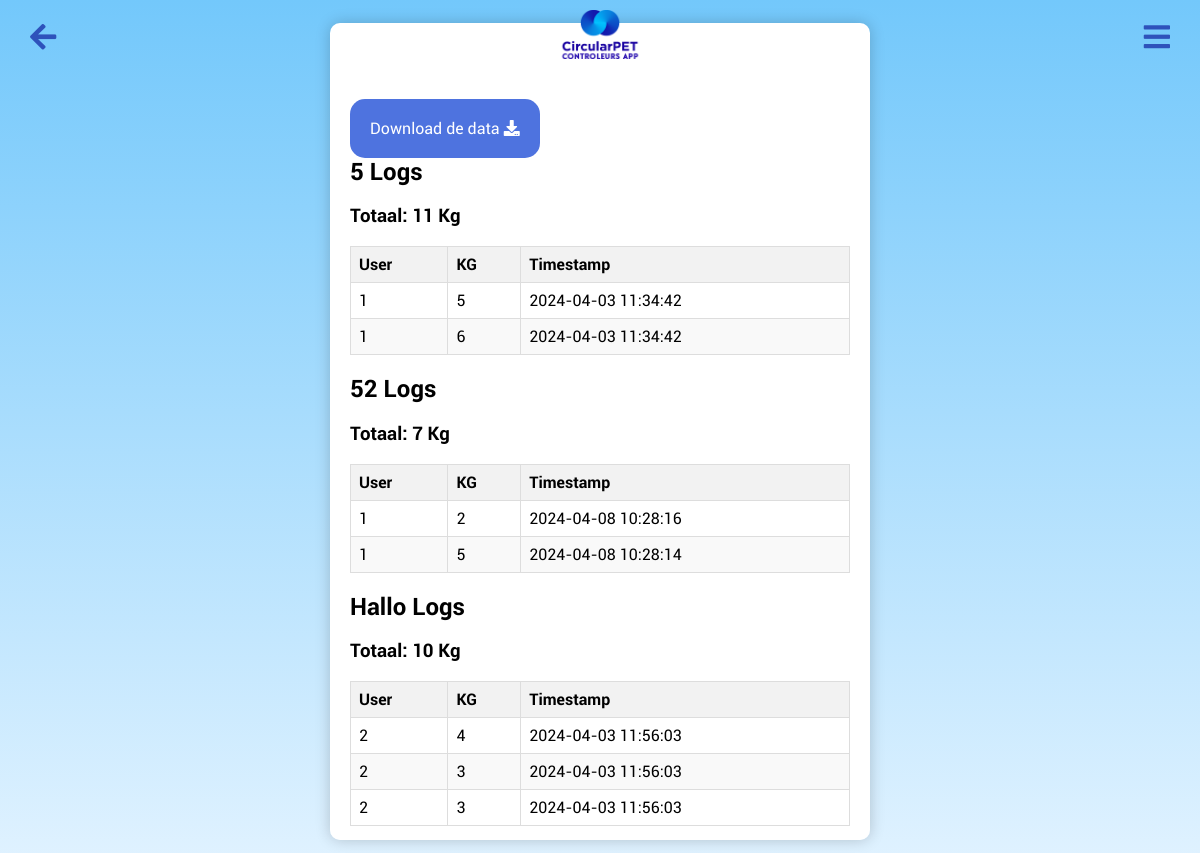
Page /change_log on the earlier database version.
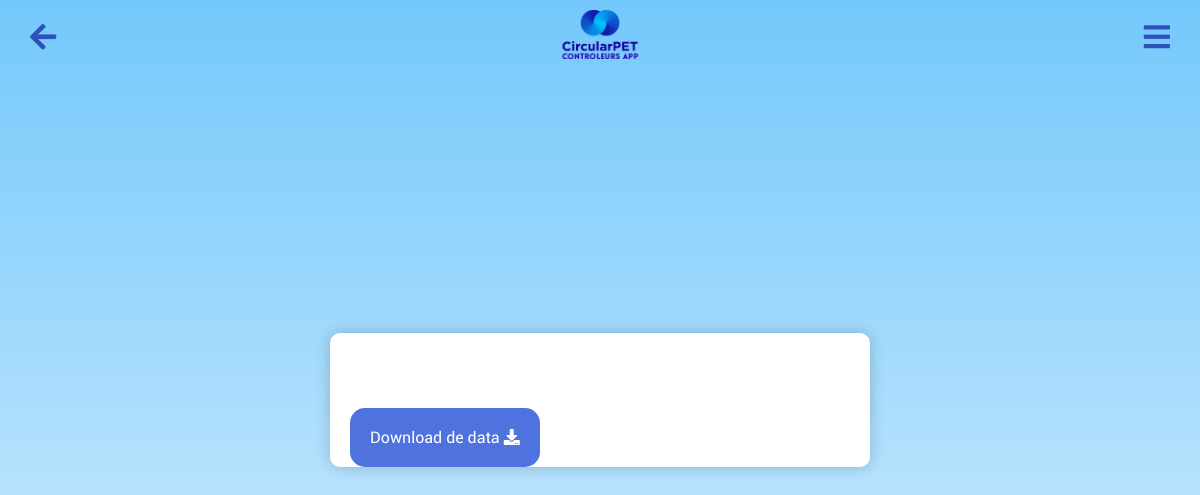
Same page on the later database version.
### app.py (models this page shows, shortened)
class ZakkenKGLog(db.Model):
    id = db.Column(db.Integer, primary_key=True)
    bar_id = db.Column(db.Integer, db.ForeignKey('bar.id'), nullable=False)
    user_id = db.Column(db.Integer, db.ForeignKey('user.id'), nullable=False)
    kg_submitted = db.Column(db.Integer, nullable=False)
    timestamp = db.Column(db.DateTime, default=datetime.utcnow)

### app.py (the view)
@app.route('/change_log')
def change_log():
    changes_with_bar_names = db.session.query(
        ChangeLog, Bar.name.label('bar_name')
    ).join(Bar, ChangeLog.bar_id == Bar.id).all()
    changes_grouped_by_user = {}
    for change, bar_name in changes_with_bar_names:
        user_changes = changes_grouped_by_user.setdefault(change.user, [])
        user_changes.append((change, bar_name))
    changes_grouped_by_bar = {}
    for change, bar_name in changes_with_bar_names:
        bar_changes = changes_grouped_by_bar.setdefault(bar_name, [])
        bar_changes.append(change)
    zakken_kg_logs_grouped = db.session.query(
        ZakkenKGLog.bar_id, Bar.name, db.func.sum(ZakkenKGLog.kg_submitted).label('total_kg')
    ).join(Bar, ZakkenKGLog.bar_id == Bar.id)\
     .group_by(ZakkenKGLog.bar_id, Bar.name)\
     .order_by(Bar.name).all()
    detailed_logs_by_bar = {}
    for bar_id, _, _ in zakken_kg_logs_grouped:
        detailed_logs = db.session.query(
            ZakkenKGLog,
            User.username,
            Bar.name.label('bar_name')
        ).join(User, ZakkenKGLog.user_id == User.id)\
         .join(Bar, ZakkenKGLog.bar_id == Bar.id)\
         .filter(ZakkenKGLog.bar_id == bar_id)\
         .order_by(ZakkenKGLog.timestamp.desc()).all()
        detailed_logs_by_bar[bar_id] = detailed_logs
    zakken_kg_logs = db.session.query(
        ZakkenKGLog,
        User.username,
        Bar.name.label('bar_name')
    ).join(User, ZakkenKGLog.user_id == User.id)\
     .join(Bar, ZakkenKGLog.bar_id == Bar.id)\
     .order_by(ZakkenKGLog.timestamp.desc()).all()
    total_kg_submitted = sum(log.kg_submitted for log, _, _ in zakken_kg_logs)
    return render_template('change_log.html',
                           changes_grouped_by_user=changes_grouped_by_user,
                           changes_grouped_by_bar=changes_grouped_by_bar,
                           zakken_kg_logs=zakken_kg_logs,  # Original, comprehensive list of logs
                           total_kg_submitted=total_kg_submitted,  # Total across all bars
                           zakken_kg_logs_grouped=zakken_kg_logs_grouped,  # New, grouped by bars with totals
                           detailed_logs_by_bar=detailed_logs_by_bar)  # Detailed logs for each bar

### templates/change_log.html (shortened to what this page needs)
<!DOCTYPE html>
<html lang="en">
<head>
    <link rel="stylesheet" href="{{ url_for('static', filename='main.css') }}">
    <link rel="stylesheet" href="https://cdnjs.cloudflare.com/ajax/libs/font-awesome/5.15.3/css/all.min.css">
</head>
<body>
    <img src="{{ url_for('static', filename='logo.png') }}" alt="CircularPET Logo" class="logo2">
    <a href="javascript:history.back()" class="back-button"><i class="fas fa-arrow-left"></i></a>
    <div class="gear-icon-container"> <i id="toggleSidebar" class="fa fa-bars"></i></div>
    <div class="content-container">
        <h1>Log</h1>
        <a class="download-knop" href="{{ url_for('export_zakken_kg_logs') }}">
          <span>Download de data</span>  <i class="fas fa-download"></i>
        </a>
            {% for bar_id, bar_name, total_kg in zakken_kg_logs_grouped %}
                <div class="bar-log-container">
                    <h2>{{ bar_name }} Logs</h2>
                    <h3>Totaal: {{ total_kg }} Kg</h3>
                    <table>
                        <thead>
                            <tr>
                                <th>User</th>
                                <th>KG</th>
                                <th>Timestamp</th>
                            </tr>
                        </thead>
                        <tbody>
                            {% for log, username, bar_name in detailed_logs_by_bar[bar_id] %}
                            <tr>
                                <td>{{ username }}</td>
                                <td>{{ log.kg_submitted }}</td>
                                <td>{{ log.timestamp.strftime("%Y-%m-%d %H:%M:%S") }}</td>
                            </tr>
                            {% else %}
                            <tr>
                                <td colspan="3">No entries found.</td>
                            </tr>
                            {% endfor %}
                        </tbody>
                    </table>
                </div>
            {% endfor %}
</body>
</html>

### static/main.css (style rules this page uses)
body { font-family: 'Roboto', sans-serif; background: linear-gradient(to bottom, #73c8fb 0%, #e0f2ff 100%); margin: 0; padding: 0; display: flex; height: 100vh; align-items: center; flex-wrap: wrap; justify-content: center; overflow-x: hidden; }
.download-knop { background-color: #4e73df; padding: 20px; border-radius: 15px; color: white; text-decoration: none; }
.back-button { position: fixed; top: 10px; left: 10px; background-color: transparent; color: #2E52BB; text-decoration: none; padding: 10px 20px; border-radius: 5px; font-size: 30px; z-index: 1000; }
.logo2 { position: absolute; top: 10px; width: 90px; position: fixed; z-index: 1000; }
.gear-icon-container { position: fixed; top: 20px; right: 20px; cursor: pointer; font-size: 24px; color: #2E52BB; font-size: 30px; padding: 10px 20px; margin-top: -10px; margin-right: -10px; z-index: 1000; }
::placeholder { color: #888; }
h1 { color: #fff; font-size: 2em; text-align: center; margin-bottom: 0.5em; }
.content-container { width: 80%; background-color: #fff; padding: 20px; border-radius: 10px; box-shadow: 0px 0px 15px rgba(0, 0, 0, 0.2); margin: 20px auto; }

### templates/change_log.html (style rules this page uses)
.content-container { width: 95%; max-width: 1200px; margin: 20px auto; padding: 20px; background-color: #fff; border-radius: 10px; box-shadow: 0px 0px 15px rgba(0, 0, 0, 0.2); overflow-y: auto; max-height: 90vh; max-width: 500px; }

Differences in the rows shown:
removed ZakkenKGLog: username "1", kg_submitted "5", timestamp "2024-04-03 11:34:42"
removed ZakkenKGLog: username "1", kg_submitted "6", timestamp "2024-04-03 11:34:42", shown under "5"
removed ZakkenKGLog: user "1", kg_submitted "2", timestamp "2024-04-08 10:28:16", shown under "52"
removed ZakkenKGLog: user "1", kg_submitted "5", timestamp "2024-04-08 10:28:14", shown under "52"
removed ZakkenKGLog: user "2", kg_submitted "4", timestamp "2024-04-03 11:56:03", shown under "Hallo"
removed ZakkenKGLog: user "2", kg_submitted "3", timestamp "2024-04-03 11:56:03", shown under "Hallo"
removed ZakkenKGLog: user "2", kg_submitted "3", timestamp "2024-04-03 11:56:03", shown under "Hallo"
Other differences:
list line gone: "5 Logs Totaal: 11 Kg User KG Timestamp"
list line gone: "52 Logs Totaal: 7 Kg User KG Timestamp"
list line gone: "Hallo Logs Totaal: 10 Kg User KG Timestamp"
